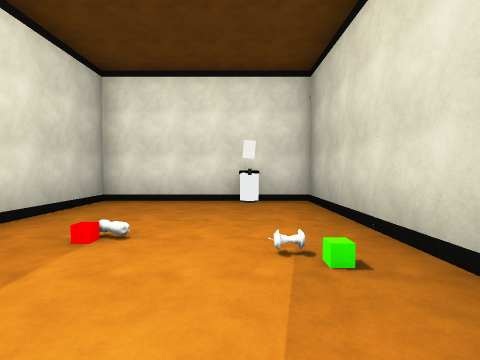
View 1 (above)

19 first-person views from a walk through a Unity game level. The camera is 1.4 m above the floor, tilts 2° down and sees 85° across. Doors are open. The floor is counted in squares, 2 m on a side. Each view is taken from the middle of a square. On the plan, view 1 faces up. The plan holds only what a view shows up to about 9 squares ahead; the rest is blank. The player character is not drawn. Some surface patterns are stand-ins.

View 2
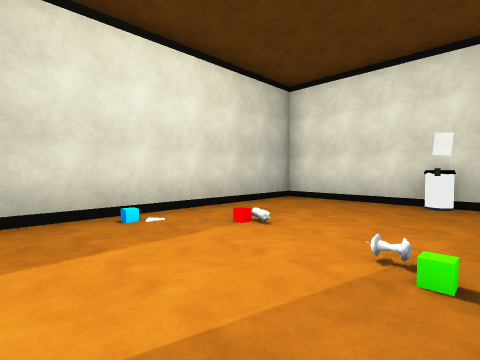

View 3
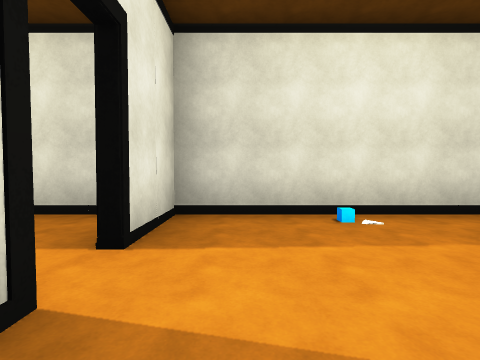

View 4
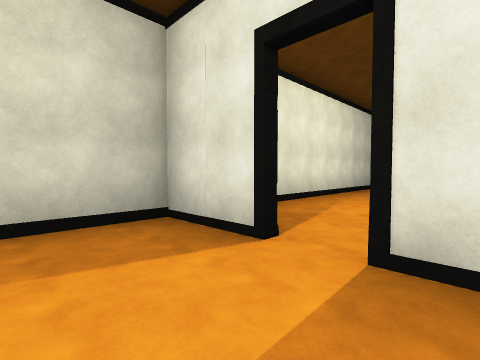

View 5
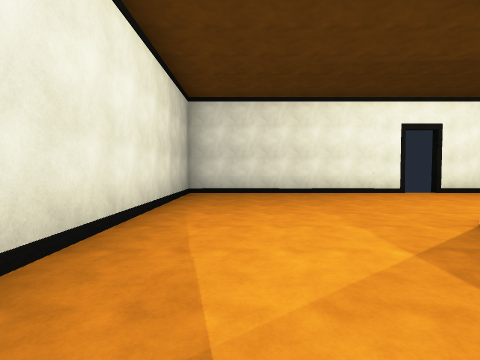

View 6
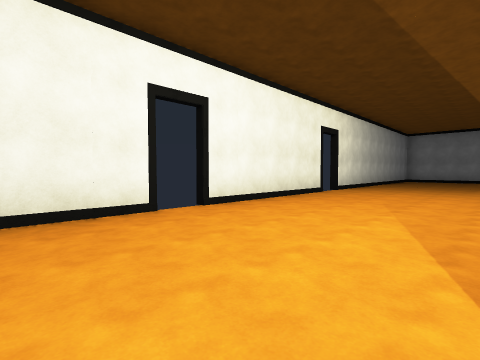

View 7
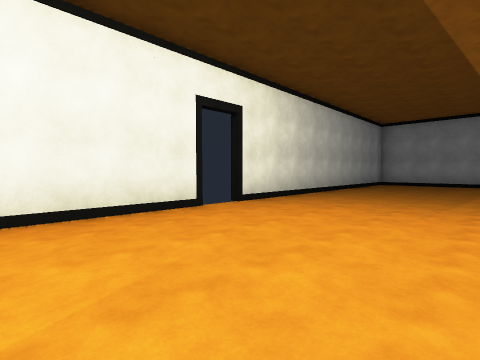

View 8
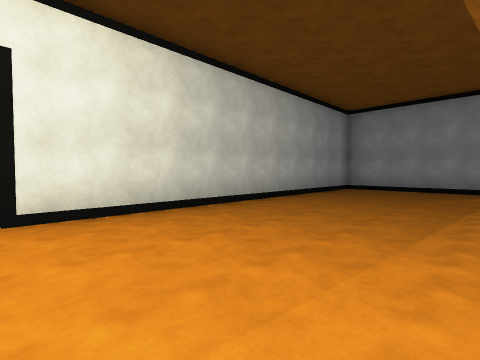

View 9
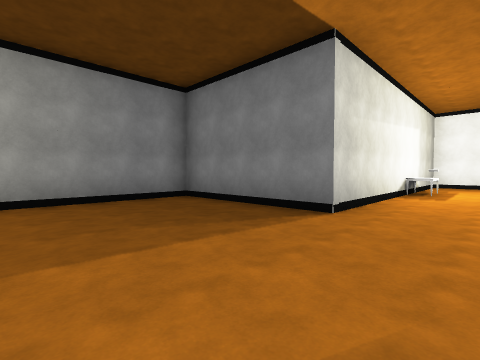

View 10
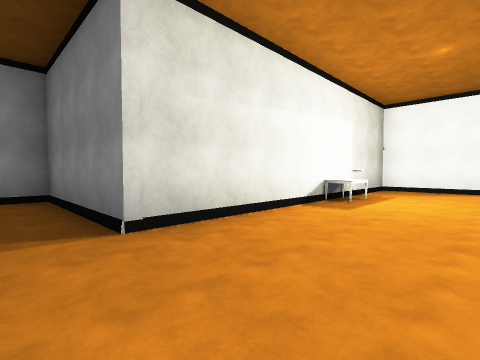

View 11
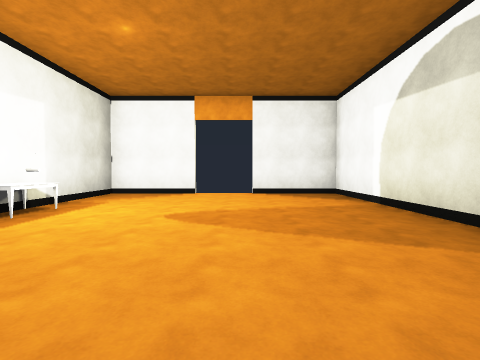

View 12
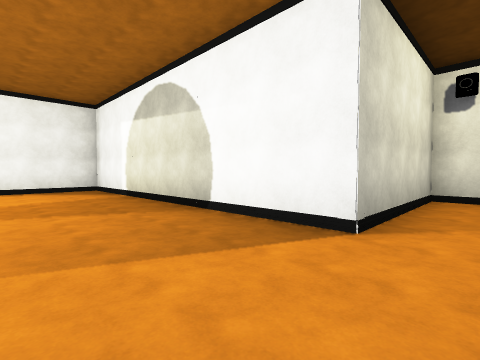

View 13
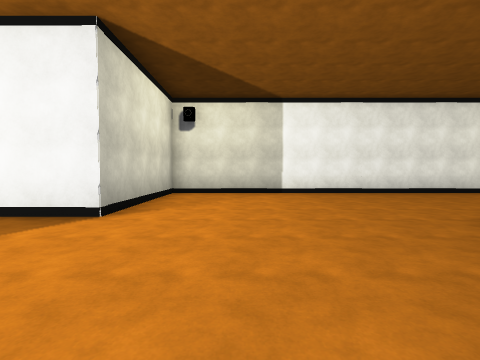

View 14
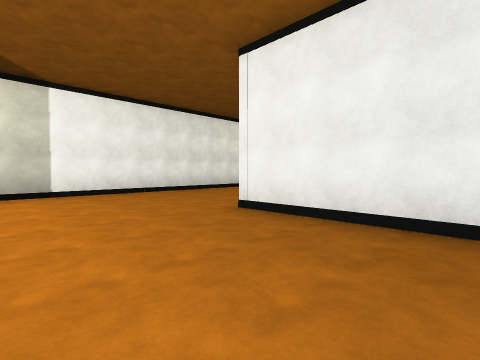

View 15
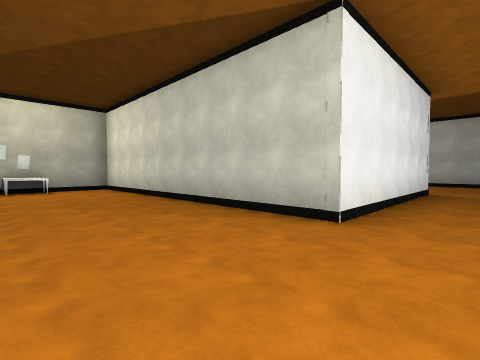

View 16
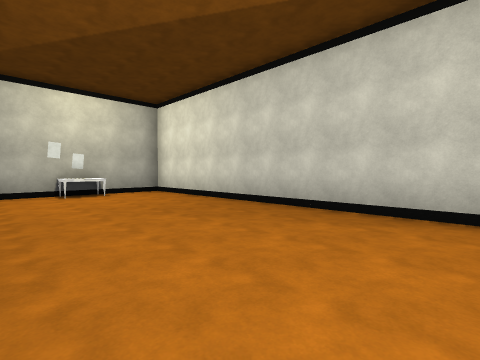

View 17
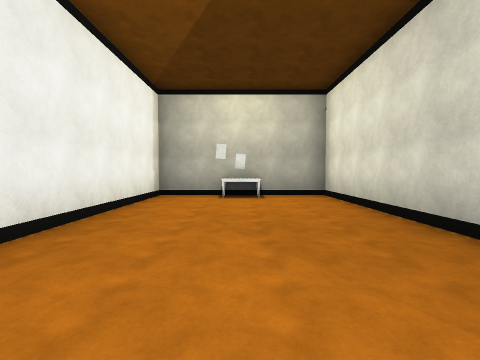

View 18
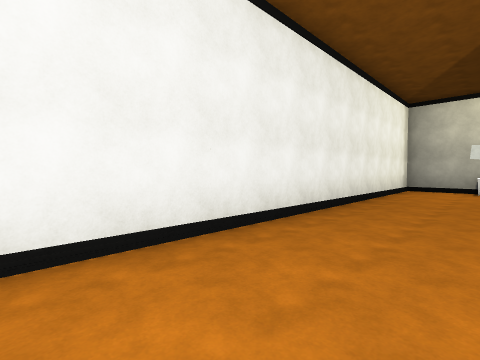

View 19
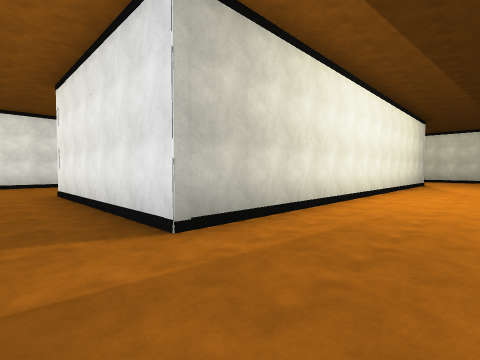

### Floor plan
Points are (right, up) in squares from view 1. A wall is a line through its corners. A room is listed if a view was taken in it or the views show most of it. See-through windows are left out.
Room 1 (views 1, 2, 3, 4)
walls: (-0.4, -1) (1.6, -1) (1.6, 6.1) (-3.2, 6.1) (-3.2, -1) (-1.3, -1)
ways out: open door at (-1, -1) to room 2
objects: bin (0, 6)
Room 2 (views 5, 6, 7, 8, 9, 10, 11, 12, 13, 14, 15, 16, 17, 18, 19)
walls: (-11.3, -10.3) (-6.1, -10.3); (-7.8, -5.4) (-16.5, -5.4) (-16.5, 0.5) (-7.5, 0.5) (-7.5, 5.3) (-22.1, 5.3) (-22.1, 1) (-31.1, 1) (-31.1, -1.6); (-5.3, -10.3) (1.6, -10.3) (1.6, -3.6); (-3.2, -2.2) (-3.2, -3.4); (-31.1, -3.4) (-31.1, -6) (-22.1, -6) (-22.1, -10.3) (-12.1, -10.3)
ways out: open door at (-1, -1) to room 1; open door at (-11.5, -10); open door at (-5.5, -10)
objects: table (-27, -6); table (-9, 3)

Positions as (right, up) in squares from view 1, and headings:
1: (0, 0), facing up
2: (1, 0), facing up-left
3: (1, 0), facing left
4: (-2, 1), facing down-right
5: (0, -2), facing down
6: (-3, -6), facing down-left
7: (-8, -6), facing down-left
8: (-12, -6), facing down-left
9: (-18, -4), facing down-left
10: (-21, -3), facing down-left
11: (-23, -2), facing left
12: (-21, -2), facing up-left
13: (-20, -3), facing up
14: (-20, -3), facing up-right
15: (-18, 4), facing down-right
16: (-16, 5), facing down-right
17: (-15, 3), facing right
18: (-18, 3), facing up-right
19: (-18, -8), facing up-right
